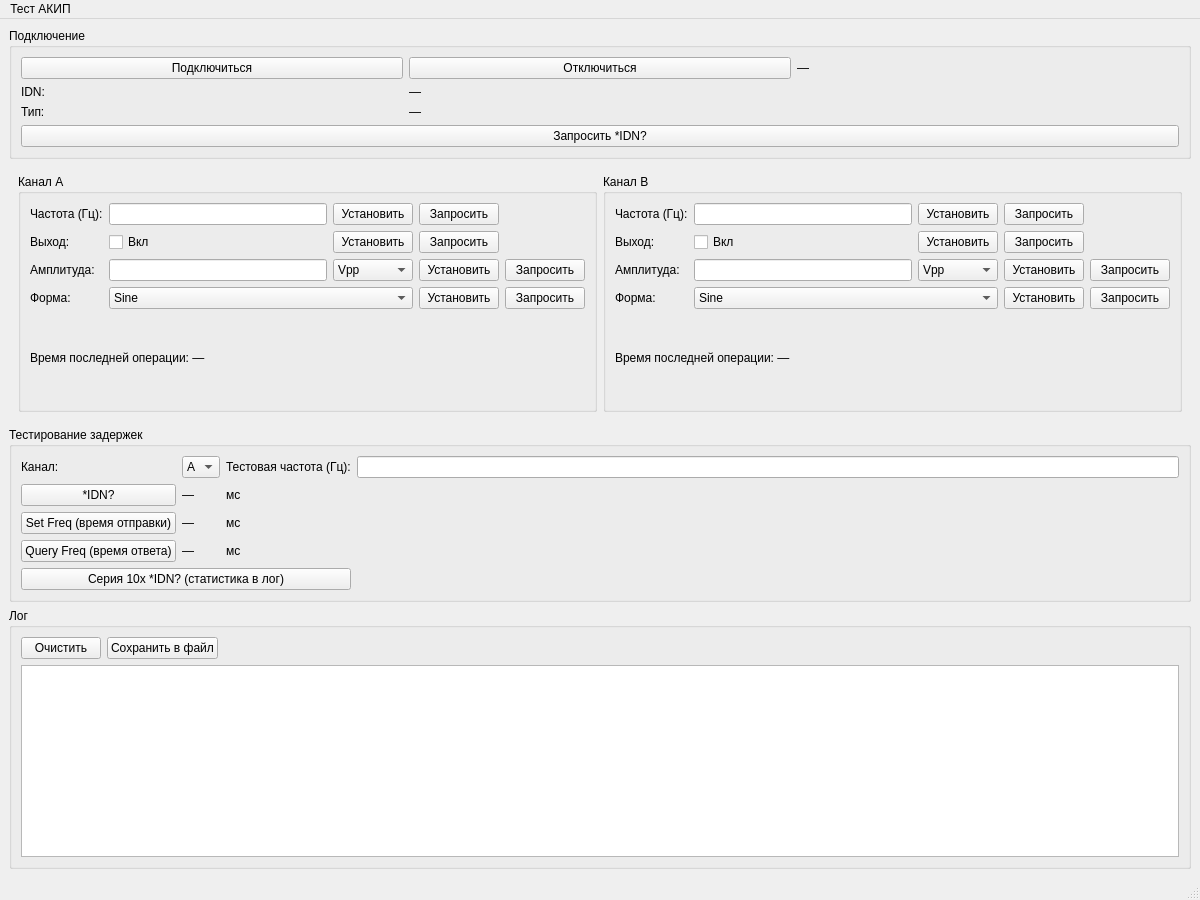
<?xml version="1.0" encoding="UTF-8"?>
<ui version="4.0">
 <class>MainWindow</class>
 <widget class="QMainWindow" name="MainWindow">
  <property name="geometry">
   <rect>
    <x>0</x>
    <y>0</y>
    <width>1200</width>
    <height>900</height>
   </rect>
  </property>
  <property name="windowTitle">
   <string>АКИП Тестовый стенд</string>
  </property>
  <widget class="QWidget" name="centralwidget">
   <layout class="QVBoxLayout" name="verticalLayout_5">
    <item>
     <layout class="QHBoxLayout" name="horizontalLayout">
      <item>
       <widget class="QGroupBox" name="grpConnection">
        <property name="title">
         <string>Подключение</string>
        </property>
        <layout class="QGridLayout" name="gridLayout_5">
         <item row="0" column="0">
          <widget class="QPushButton" name="btnConnect">
           <property name="text">
            <string>Подключиться</string>
           </property>
          </widget>
         </item>
         <item row="0" column="1">
          <widget class="QPushButton" name="btnDisconnect">
           <property name="text">
            <string>Отключиться</string>
           </property>
          </widget>
         </item>
         <item row="0" column="2">
          <widget class="QLabel" name="lblStatus">
           <property name="text">
            <string>—</string>
           </property>
          </widget>
         </item>
         <item row="1" column="0">
          <widget class="QLabel" name="labelIdn">
           <property name="text">
            <string>IDN:</string>
           </property>
          </widget>
         </item>
         <item row="1" column="1" colspan="2">
          <widget class="QLabel" name="lblIdn">
           <property name="text">
            <string>—</string>
           </property>
          </widget>
         </item>
		 <item row="2" column="0">
 <widget class="QLabel" name="labelDeviceType">
  <property name="text">
   <string>Тип:</string>
  </property>
 </widget>
</item>
<item row="2" column="1" colspan="2">
 <widget class="QLabel" name="lblDeviceType">
  <property name="text">
   <string>—</string>
  </property>
 </widget>
</item>
         <item row="3" column="0" colspan="3">
          <widget class="QPushButton" name="btnIdn">
           <property name="text">
            <string>Запросить *IDN?</string>
           </property>
          </widget>
         </item>
        </layout>
       </widget>
      </item>
     </layout>
    </item>
    <item>
     <widget class="QStackedWidget" name="stackedWidget">
      <property name="currentIndex">
       <number>0</number>
      </property>
      <widget class="QWidget" name="akipPage">
       <layout class="QHBoxLayout" name="horizontalLayout_2">
        <item>
         <widget class="QGroupBox" name="grpChannelA">
        <property name="title">
         <string>Канал A</string>
        </property>
        <layout class="QGridLayout" name="gridLayout_6">
         <item row="0" column="0">
          <widget class="QLabel" name="labelFreqA">
           <property name="text">
            <string>Частота (Гц):</string>
           </property>
          </widget>
         </item>
         <item row="0" column="1">
          <widget class="QLineEdit" name="editFreqA"/>
         </item>
         <item row="0" column="2">
          <widget class="QPushButton" name="btnSetFreqA">
           <property name="text">
            <string>Установить</string>
           </property>
          </widget>
         </item>
         <item row="0" column="3">
          <widget class="QPushButton" name="btnQueryFreqA">
           <property name="text">
            <string>Запросить</string>
           </property>
          </widget>
         </item>
         <item row="1" column="0">
          <widget class="QLabel" name="labelOutputA">
           <property name="text">
            <string>Выход:</string>
           </property>
          </widget>
         </item>
         <item row="1" column="1">
          <widget class="QCheckBox" name="chkOutputA">
           <property name="text">
            <string>Вкл</string>
           </property>
          </widget>
         </item>
         <item row="1" column="2">
          <widget class="QPushButton" name="btnSetOutputA">
           <property name="text">
            <string>Установить</string>
           </property>
          </widget>
         </item>
         <item row="1" column="3">
          <widget class="QPushButton" name="btnQueryOutputA">
           <property name="text">
            <string>Запросить</string>
           </property>
          </widget>
         </item>
         <item row="2" column="0">
          <widget class="QLabel" name="labelAmplA">
           <property name="text">
            <string>Амплитуда:</string>
           </property>
          </widget>
         </item>
         <item row="2" column="1">
          <widget class="QLineEdit" name="editAmplA"/>
         </item>
         <item row="2" column="2">
          <widget class="QComboBox" name="cmbAmplUnitA">
           <item>
            <property name="text">
             <string>Vpp</string>
            </property>
           </item>
           <item>
            <property name="text">
             <string>Vrms</string>
            </property>
           </item>
           <item>
            <property name="text">
             <string>dBm</string>
            </property>
           </item>
          </widget>
         </item>
         <item row="2" column="3">
          <widget class="QPushButton" name="btnSetAmplA">
           <property name="text">
            <string>Установить</string>
           </property>
          </widget>
         </item>
         <item row="2" column="4">
          <widget class="QPushButton" name="btnQueryAmplA">
           <property name="text">
            <string>Запросить</string>
           </property>
          </widget>
         </item>
         <item row="3" column="0">
          <widget class="QLabel" name="labelWaveA">
           <property name="text">
            <string>Форма:</string>
           </property>
          </widget>
         </item>
         <item row="3" column="1" colspan="2">
          <widget class="QComboBox" name="cmbWaveformA">
           <item>
            <property name="text">
             <string>Sine</string>
            </property>
           </item>
           <item>
            <property name="text">
             <string>Square</string>
            </property>
           </item>
           <item>
            <property name="text">
             <string>Ramp</string>
            </property>
           </item>
           <item>
            <property name="text">
             <string>Pulse</string>
            </property>
           </item>
           <item>
            <property name="text">
             <string>Noise</string>
            </property>
           </item>
           <item>
            <property name="text">
             <string>DC</string>
            </property>
           </item>
          </widget>
         </item>
         <item row="3" column="3">
          <widget class="QPushButton" name="btnSetWaveA">
           <property name="text">
            <string>Установить</string>
           </property>
          </widget>
         </item>
         <item row="3" column="4">
          <widget class="QPushButton" name="btnQueryWaveA">
           <property name="text">
            <string>Запросить</string>
           </property>
          </widget>
         </item>
         <item row="4" column="0" colspan="5">
          <widget class="QLabel" name="lblLastOpTimeA">
           <property name="text">
            <string>Время последней операции: —</string>
           </property>
          </widget>
         </item>
        </layout>
       </widget>
      </item>
      <item>
       <widget class="QGroupBox" name="grpChannelB">
        <property name="title">
         <string>Канал B</string>
        </property>
        <layout class="QGridLayout" name="gridLayout_7">
         <item row="0" column="0">
          <widget class="QLabel" name="labelFreqB">
           <property name="text">
            <string>Частота (Гц):</string>
           </property>
          </widget>
         </item>
         <item row="0" column="1">
          <widget class="QLineEdit" name="editFreqB"/>
         </item>
         <item row="0" column="2">
          <widget class="QPushButton" name="btnSetFreqB">
           <property name="text">
            <string>Установить</string>
           </property>
          </widget>
         </item>
         <item row="0" column="3">
          <widget class="QPushButton" name="btnQueryFreqB">
           <property name="text">
            <string>Запросить</string>
           </property>
          </widget>
         </item>
         <item row="1" column="0">
          <widget class="QLabel" name="labelOutputB">
           <property name="text">
            <string>Выход:</string>
           </property>
          </widget>
         </item>
         <item row="1" column="1">
          <widget class="QCheckBox" name="chkOutputB">
           <property name="text">
            <string>Вкл</string>
           </property>
          </widget>
         </item>
         <item row="1" column="2">
          <widget class="QPushButton" name="btnSetOutputB">
           <property name="text">
            <string>Установить</string>
           </property>
          </widget>
         </item>
         <item row="1" column="3">
          <widget class="QPushButton" name="btnQueryOutputB">
           <property name="text">
            <string>Запросить</string>
           </property>
          </widget>
         </item>
         <item row="2" column="0">
          <widget class="QLabel" name="labelAmplB">
           <property name="text">
            <string>Амплитуда:</string>
           </property>
          </widget>
         </item>
         <item row="2" column="1">
          <widget class="QLineEdit" name="editAmplB"/>
         </item>
         <item row="2" column="2">
          <widget class="QComboBox" name="cmbAmplUnitB">
           <item>
            <property name="text">
             <string>Vpp</string>
            </property>
           </item>
           <item>
            <property name="text">
             <string>Vrms</string>
            </property>
           </item>
           <item>
            <property name="text">
             <string>dBm</string>
            </property>
           </item>
          </widget>
         </item>
         <item row="2" column="3">
          <widget class="QPushButton" name="btnSetAmplB">
           <property name="text">
            <string>Установить</string>
           </property>
          </widget>
         </item>
         <item row="2" column="4">
          <widget class="QPushButton" name="btnQueryAmplB">
           <property name="text">
            <string>Запросить</string>
           </property>
          </widget>
         </item>
         <item row="3" column="0">
          <widget class="QLabel" name="labelWaveB">
           <property name="text">
            <string>Форма:</string>
           </property>
          </widget>
         </item>
         <item row="3" column="1" colspan="2">
          <widget class="QComboBox" name="cmbWaveformB">
           <item>
            <property name="text">
             <string>Sine</string>
            </property>
           </item>
           <item>
            <property name="text">
             <string>Square</string>
            </property>
           </item>
           <item>
            <property name="text">
             <string>Ramp</string>
            </property>
           </item>
           <item>
            <property name="text">
             <string>Pulse</string>
            </property>
           </item>
           <item>
            <property name="text">
             <string>Noise</string>
            </property>
           </item>
           <item>
            <property name="text">
             <string>DC</string>
            </property>
           </item>
          </widget>
         </item>
         <item row="3" column="3">
          <widget class="QPushButton" name="btnSetWaveB">
           <property name="text">
            <string>Установить</string>
           </property>
          </widget>
         </item>
         <item row="3" column="4">
          <widget class="QPushButton" name="btnQueryWaveB">
           <property name="text">
            <string>Запросить</string>
           </property>
          </widget>
         </item>
         <item row="4" column="0" colspan="5">
          <widget class="QLabel" name="lblLastOpTimeB">
           <property name="text">
            <string>Время последней операции: —</string>
           </property>
          </widget>
         </item>
        </layout>
       </widget>
      </item>
     </layout>
	  </widget>
	     <widget class="QWidget" name="grattenPage"/>
		 </widget>
    </item>
    <item>
     <widget class="QGroupBox" name="grpDelays">
      <property name="title">
       <string>Тестирование задержек</string>
      </property>
      <layout class="QGridLayout" name="gridLayout_8">
       <item row="0" column="0">
        <widget class="QLabel" name="label_2">
         <property name="text">
          <string>Канал:</string>
         </property>
        </widget>
       </item>
       <item row="0" column="1">
        <widget class="QComboBox" name="cmbTestChannel">
         <item>
          <property name="text">
           <string>A</string>
          </property>
         </item>
         <item>
          <property name="text">
           <string>B</string>
          </property>
         </item>
        </widget>
       </item>
       <item row="0" column="2">
        <widget class="QLabel" name="label_3">
         <property name="text">
          <string>Тестовая частота (Гц):</string>
         </property>
        </widget>
       </item>
       <item row="0" column="3">
        <widget class="QLineEdit" name="editTestFreq"/>
       </item>
       <item row="1" column="0">
        <widget class="QPushButton" name="btnTestIdn">
         <property name="text">
          <string>*IDN?</string>
         </property>
        </widget>
       </item>
       <item row="1" column="1">
        <widget class="QLabel" name="lblTestIdnTime">
         <property name="text">
          <string>—</string>
         </property>
        </widget>
       </item>
       <item row="1" column="2">
        <widget class="QLabel" name="label_5">
         <property name="text">
          <string>мс</string>
         </property>
        </widget>
       </item>
       <item row="2" column="0">
        <widget class="QPushButton" name="btnTestSetFreq">
         <property name="text">
          <string>Set Freq (время отправки)</string>
         </property>
        </widget>
       </item>
       <item row="2" column="1">
        <widget class="QLabel" name="lblTestSetFreqTime">
         <property name="text">
          <string>—</string>
         </property>
        </widget>
       </item>
       <item row="2" column="2">
        <widget class="QLabel" name="label_7">
         <property name="text">
          <string>мс</string>
         </property>
        </widget>
       </item>
       <item row="3" column="0">
        <widget class="QPushButton" name="btnTestQueryFreq">
         <property name="text">
          <string>Query Freq (время ответа)</string>
         </property>
        </widget>
       </item>
       <item row="3" column="1">
        <widget class="QLabel" name="lblTestQueryFreqTime">
         <property name="text">
          <string>—</string>
         </property>
        </widget>
       </item>
       <item row="3" column="2">
        <widget class="QLabel" name="label_9">
         <property name="text">
          <string>мс</string>
         </property>
        </widget>
       </item>
       <item row="4" column="0" colspan="3">
        <widget class="QPushButton" name="btnTestSeriesIdn">
         <property name="text">
          <string>Серия 10x *IDN? (статистика в лог)</string>
         </property>
        </widget>
       </item>
      </layout>
     </widget>
    </item>
    <item>
     <widget class="QGroupBox" name="grpLog">
      <property name="title">
       <string>Лог</string>
      </property>
      <layout class="QVBoxLayout" name="verticalLayout_4">
       <item>
        <layout class="QHBoxLayout" name="horizontalLayout_3">
         <item>
          <widget class="QPushButton" name="btnLogClear">
           <property name="text">
            <string>Очистить</string>
           </property>
          </widget>
         </item>
         <item>
          <widget class="QPushButton" name="btnLogSave">
           <property name="text">
            <string>Сохранить в файл</string>
           </property>
          </widget>
         </item>
         <item>
          <spacer name="horizontalSpacer">
           <property name="orientation">
            <enum>Qt::Horizontal</enum>
           </property>
           <property name="sizeHint" stdset="0">
            <size>
             <width>40</width>
             <height>20</height>
            </size>
           </property>
          </spacer>
         </item>
        </layout>
       </item>
       <item>
        <widget class="QTextEdit" name="txtLog">
         <property name="font">
          <font>
           <family>Courier New</family>
           <pointsize>9</pointsize>
          </font>
         </property>
         <property name="readOnly">
          <bool>true</bool>
         </property>
        </widget>
       </item>
      </layout>
     </widget>
    </item>
   </layout>
  </widget>
  <widget class="QMenuBar" name="menubar">
   <property name="geometry">
    <rect>
     <x>0</x>
     <y>0</y>
     <width>1200</width>
     <height>21</height>
    </rect>
   </property>
   <widget class="QMenu" name="menu">
    <property name="title">
     <string>Тест АКИП</string>
    </property>
   </widget>
   <addaction name="menu"/>
  </widget>
  <widget class="QStatusBar" name="statusbar"/>
 </widget>
 <resources/>
 <connections/>
</ui>
